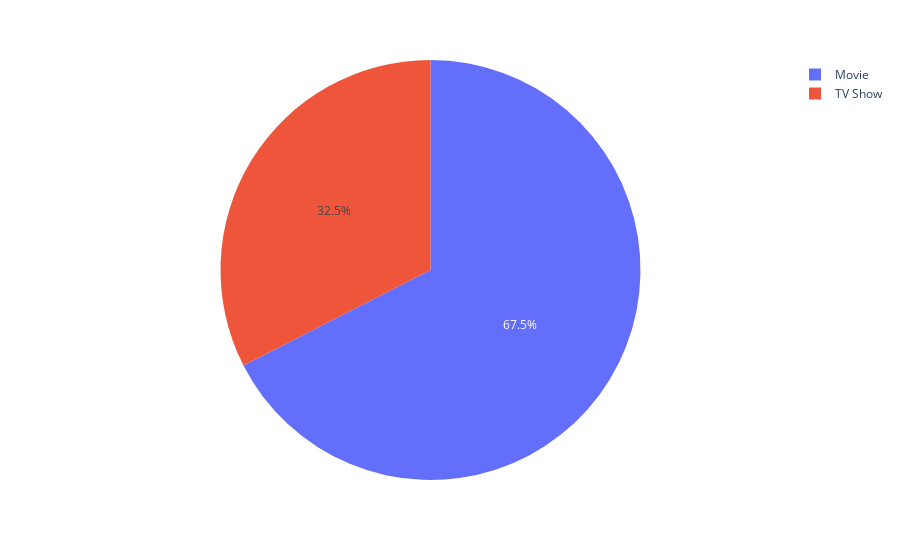

The code cell stored with this chart in its notebook:
### Code cell
# % of movie and TV shows in dataset
# fig shows two different type of content is there on netflix dataset
x=df["type"].value_counts().reset_index()
px.pie(x,values="type",names="index")

### Figure 1 — Plotly figure (JSON) as saved in the notebook; plotly's stock layout.template omitted (floating-point values rounded to 4 significant figures)
{"data": [{"domain": {"x": [0, 1], "y": [0, 1]}, "hovertemplate": "index=%{label}<br>type=%{value}<extra></extra>", "labels": ["Movie", "TV Show"], "legendgroup": "", "name": "", "showlegend": true, "type": "pie", "values": [3939, 1898]}], "layout": {"legend": {"tracegroupgap": 0}, "margin": {"t": 60}}}
